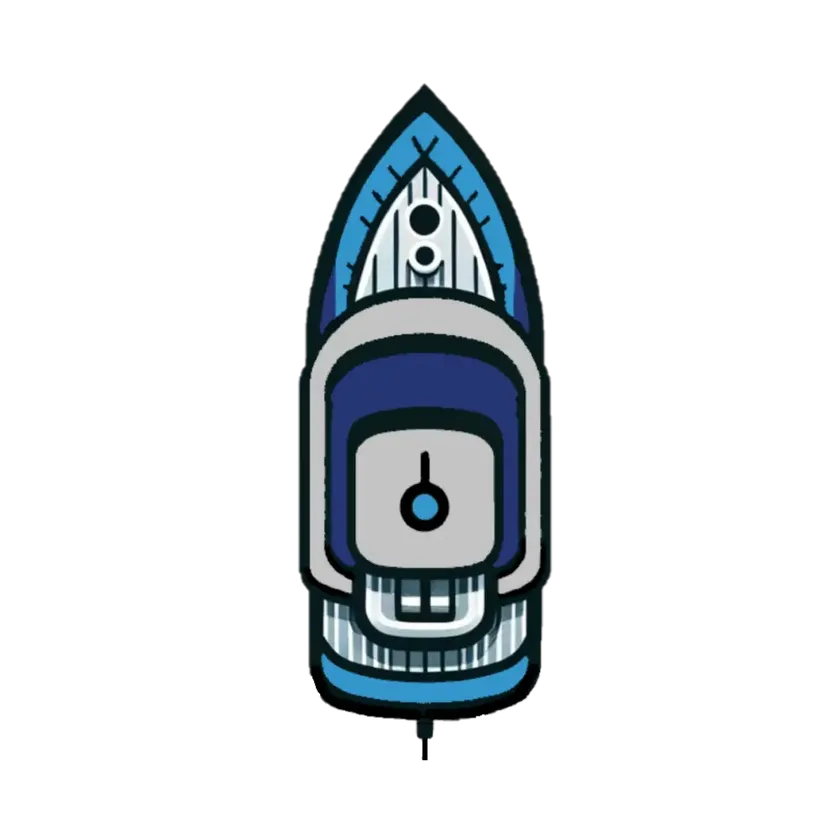
#> input picture src/helpers/barco2.1.webp, 840 x 840 px, shrunk from 1000 x 1000 before the run, found by its file name
$ python rotate_webp.py
#> lines starting #> are read from the running program, lines starting #| are printed output that depends on the picture
import os
from PIL import Image

# Definir la ruta de la carpeta donde se guardarán los iconos rotados
rotated_icons_folder = 'public/rotated_icons/'

# Asegurarse de que la carpeta de destino existe
if not os.path.exists(rotated_icons_folder):
    os.makedirs(rotated_icons_folder)

# Eliminar archivos antiguos en la carpeta de destino
for filename in os.listdir(rotated_icons_folder):
    if filename.startswith('rotated_icon_') and filename.endswith('.webp'):  # Asegúrate de buscar .webp
        os.remove(os.path.join(rotated_icons_folder, filename))

# Cambiar la extensión del archivo a .webp si vas a cargar un archivo WEBP
original_icon = Image.open('src/helpers/barco2.1.webp').convert("RGBA")  # Asegúrate de que el archivo sea WEBP
#> original_icon is the input picture: PIL image 840x840 RGBA; mean R, G, B, A 17.6, 21.6, 24.1, 47.9

# Guardar la imagen original como el icono 0 y 360 en formato WEBP
original_icon.save(f'{rotated_icons_folder}rotated_icon_0.webp', 'WEBP')
original_icon.save(f'{rotated_icons_folder}rotated_icon_360.webp', 'WEBP')

# Rotar y guardar iconos cada 5 grados, excepto 0 y 360 que ya están guardados, en formato WEBP
for i in range(5, 360, 5):
    # Rotar la imagen sin expandir
    rotated_icon = original_icon.rotate(-i, expand=False)
    # Guardar la imagen rotada en formato WEBP
    rotated_icon.save(f'{rotated_icons_folder}rotated_icon_{i}.webp', 'WEBP')
#> this loop made 71 passes
#> pass 1, `rotated_icon = original_icon.rotate(-i, expand=False)`:
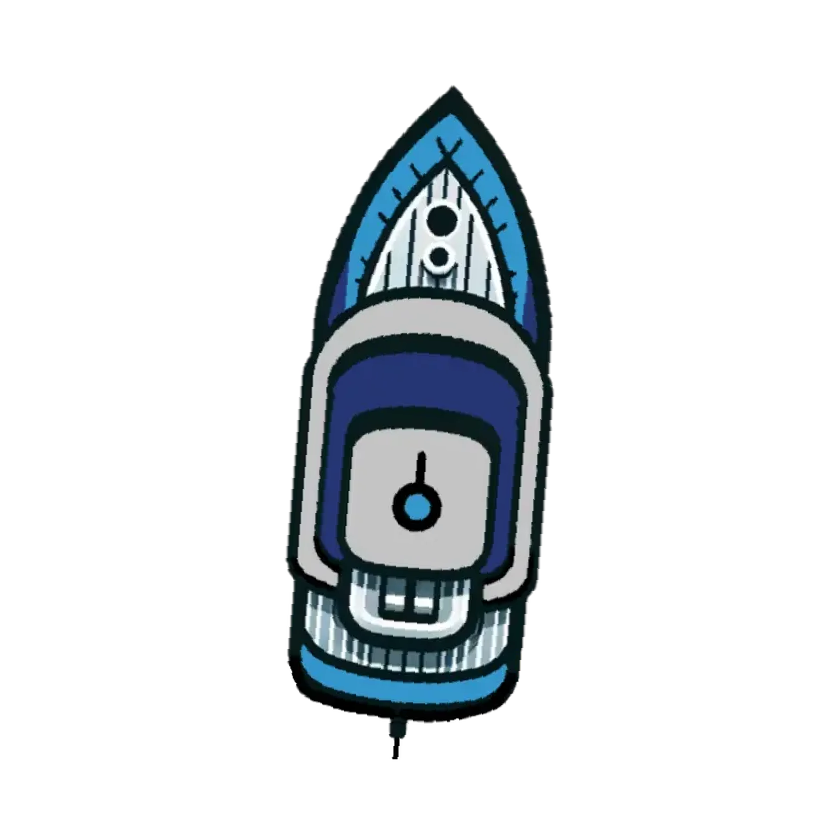
#> rotated_icon: PIL image 840x840 RGBA; mean R, G, B, A 17.6, 21.6, 24.1, 47.9; transparent parts drawn white
#> pass 2, `rotated_icon = original_icon.rotate(-i, expand=False)`:
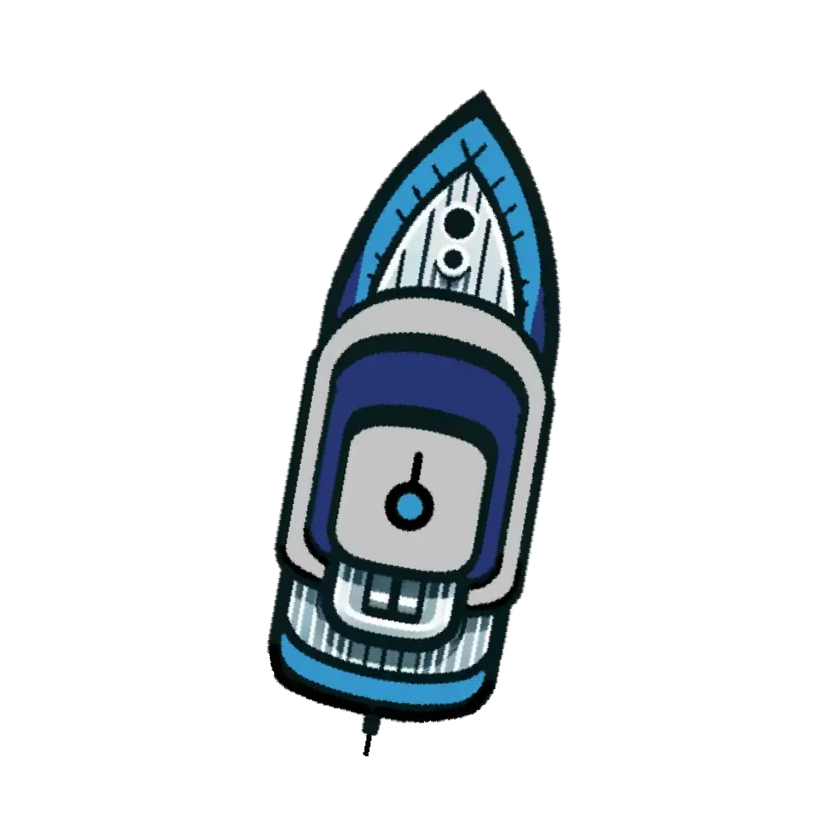
#> rotated_icon: PIL image 840x840 RGBA; mean R, G, B, A 17.6, 21.6, 24.1, 47.9; transparent parts drawn white
#> pass 3, `rotated_icon = original_icon.rotate(-i, expand=False)`:
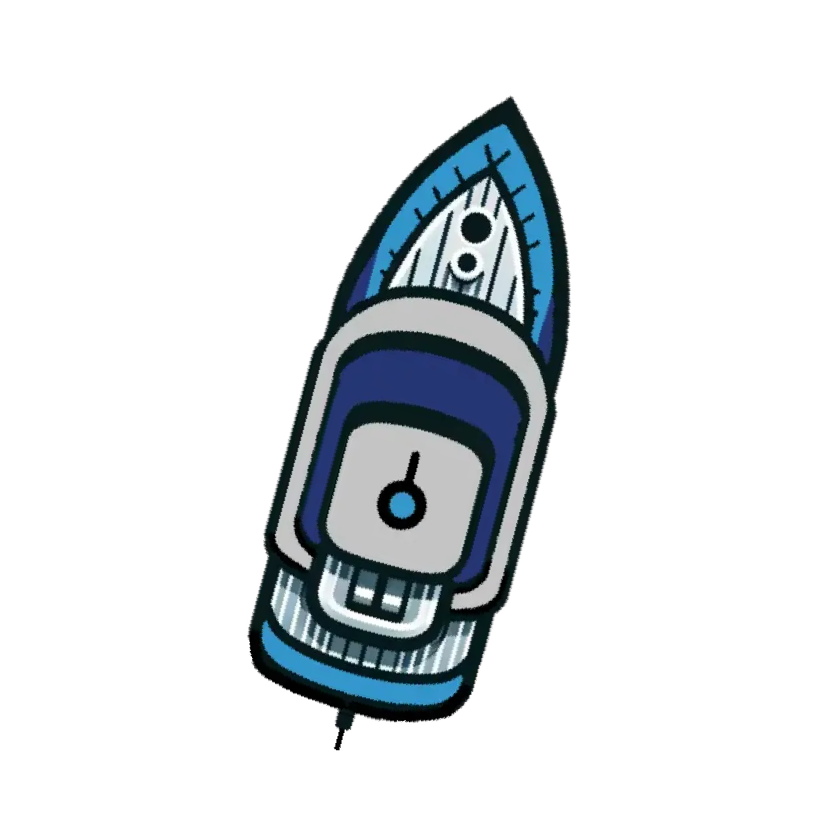
#> rotated_icon: PIL image 840x840 RGBA; mean R, G, B, A 17.6, 21.6, 24.1, 47.9; transparent parts drawn white
#> after the loop:
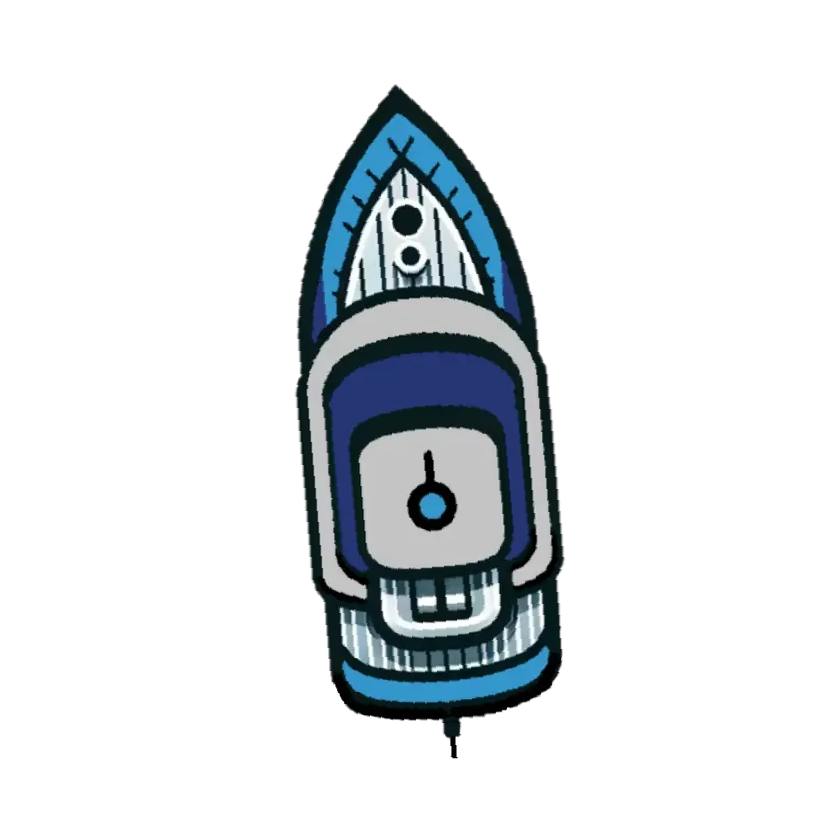
#> rotated_icon: PIL image 840x840 RGBA; mean R, G, B, A 17.6, 21.6, 24.1, 47.9; transparent parts drawn white

$ run again, with src/helpers/barco_bonito.png saved as src/helpers/barco2.1.webp
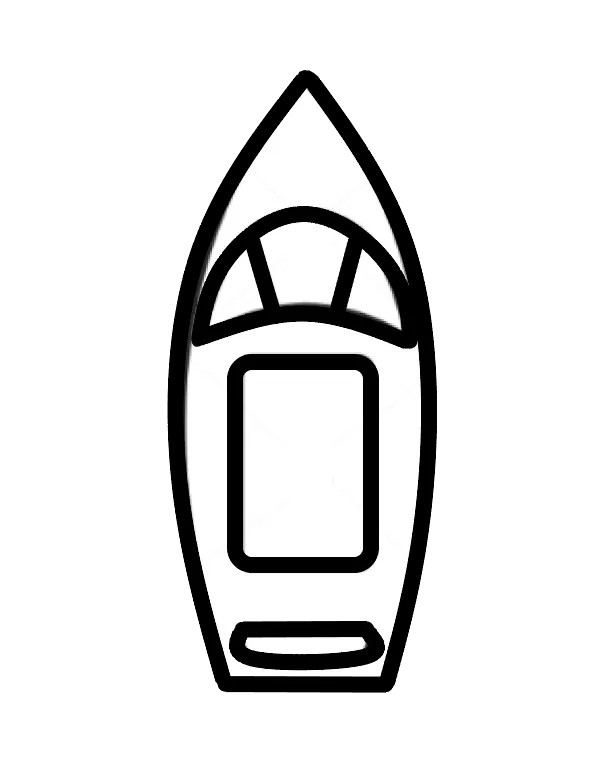
#> input picture src/helpers/barco_bonito.png, 598 x 773 px, found by its file name
#> original_icon is the input picture: PIL image 598x773 RGBA; mean R, G, B, A 44.2, 44.2, 44.2, 72.5
#> the loop `for i in range(5, 360, 5):` made 71 passes
#> pass 1, `rotated_icon = original_icon.rotate(-i, expand=False)`:
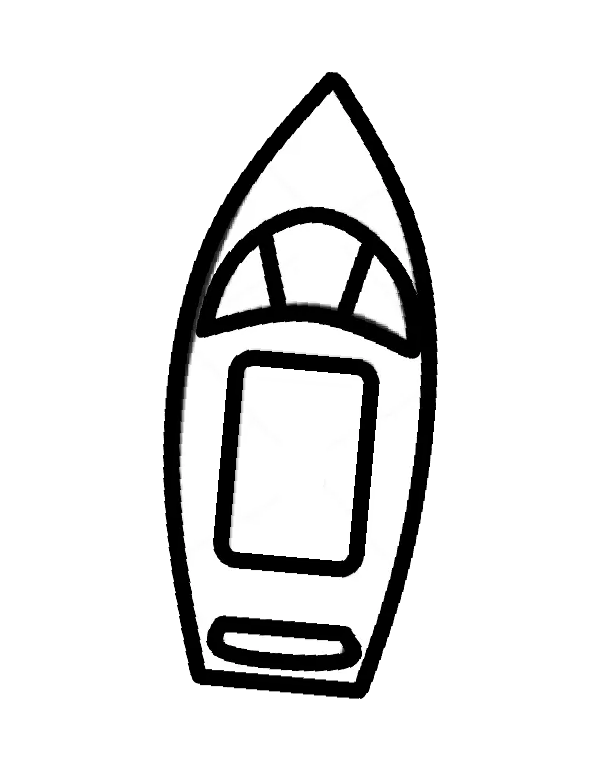
#> rotated_icon: PIL image 598x773 RGBA; mean R, G, B, A 44.2, 44.2, 44.2, 72.5; transparent parts drawn white
#> after the loop `for i in range(5, 360, 5):`:
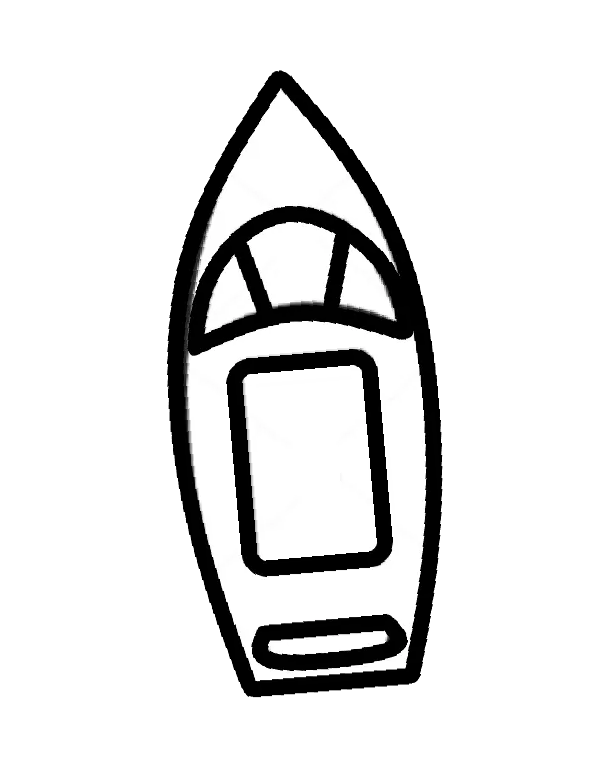
#> rotated_icon: PIL image 598x773 RGBA; mean R, G, B, A 44.2, 44.2, 44.2, 72.5; transparent parts drawn white
